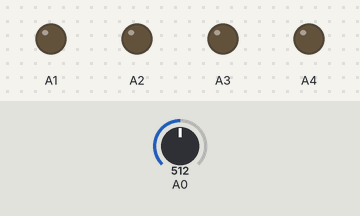
The sketch below on a simulated Arduino Uno, built with avr-gcc and run on an emulated ATmega328P. Parts: output pins drawn as LEDs (lit = HIGH). The test bench sets the inputs (shaded band); at power-on: A0 = 512.

Above: at 1.2 s.
1.3 s: A0 set to 528
At 2.0 s:
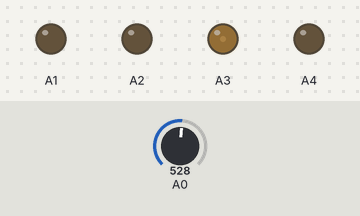
2.8 s: A0 set to 748
4.3 s: A0 set to 767
At 4.8 s:
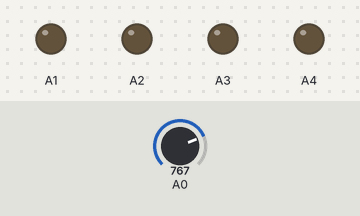
5.8 s: A0 set to 900
At 6.8 s:
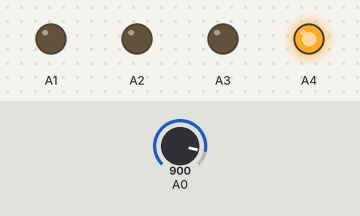
7.3 s: A0 set to 502
At 8.3 s:
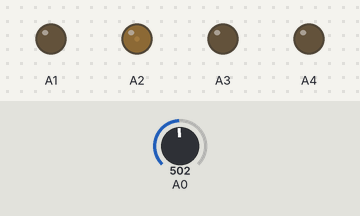
8.8 s: A0 set to 778
At 10.1 s:
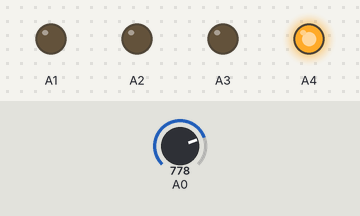
Timing chart, 0 to 11.3 s (numbered marks = the images above; inputs shaded):
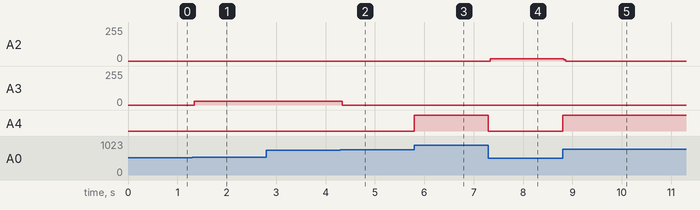

Measured:
- after the input at 1.3 s, A3: 0/255 → 29/255 at once
- after the input at 2.8 s, every drawn part: stays the same
- after the input at 4.3 s, A3: 29/255 → 0/255 at once
- after the input at 5.8 s, A4: LOW → HIGH at once
- after the input at 7.3 s, A2: 0/255 → 18/255 at once; A4: HIGH → LOW at once
- after the input at 8.8 s, A2: 18/255 → 0/255 at once; A4: LOW → HIGH at once

The sketch:

rango_de_potenciometro.ino
```cpp
long valor;
void setup() {
  // put your setup code here, to run once:
pinMode(A1,OUTPUT);
pinMode(A2,OUTPUT);
pinMode(A3,OUTPUT);
pinMode(A4,OUTPUT);
}

void loop() {
  // put your main code here, to run repeatedly:
  valor=analogRead(A0);
  //o255, 256-511, 512- 767, 768-123
  if (valor<255)
{
  analogWrite(A1,valor);
//analogWrite(A1,valor/4);
 // delay(50);
}
 if ((valor<511)&&(valor>256))
{
  analogWrite(A2,valor);
//analogWrite(A1,valor/4);
 // delay(50);
} if ((valor<767)&&(valor>512))
{
  analogWrite(A3,valor);
//analogWrite(A1,valor/4);
 // delay(50);
} if ((valor<1023)&&(valor>768))
{
  analogWrite(A4,valor);
//analogWrite(A1,valor/4);
 // delay(50);
}
else
{
   analogWrite(A2,LOW);
    analogWrite(A3,LOW);
     analogWrite(A4,LOW);
     analogWrite(A1,LOW);
}


 // analogWrite(A2,valor/4);
  //delay(50);

  //analogWrite(A3,valor/4);
  //delay(50);

  //analogWrite(A4,valor/4);
//  delay(50);
}
```
